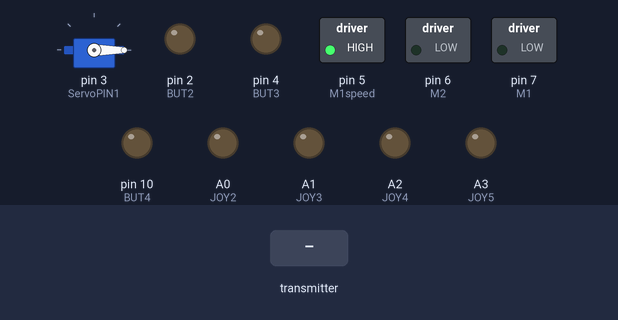
The sketch below on a simulated Arduino Mega 2560, built with avr-gcc and run on an emulated ATmega2560. Parts: servo, switched loads named in the sketch (green lamp = pin HIGH), output pins drawn as LEDs (lit = HIGH). Inputs (shaded band) come from the test bench. No radio packets arrive unless stated; what the sketch prints to the serial monitor is not drawn.

Above: at 2.2 s.
2.3 s: the transmitter starts sending joystick.0 = 0
At 3.5 s:
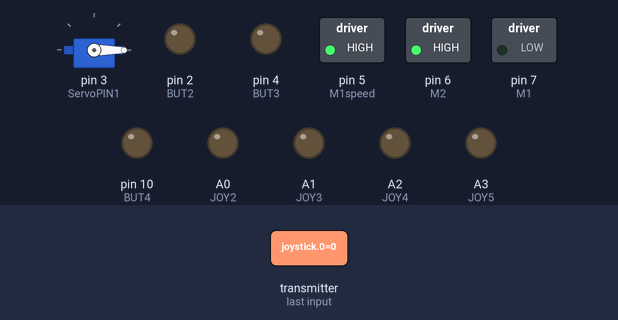
3.8 s: the transmitter starts sending joystick.1 = 256
At 4.7 s:
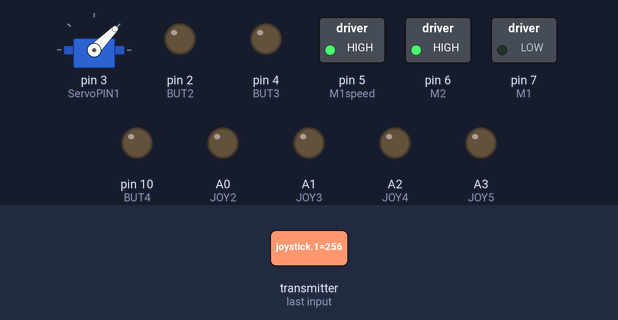
5.3 s: the transmitter starts sending joystick.0 = 256
At 5.8 s:
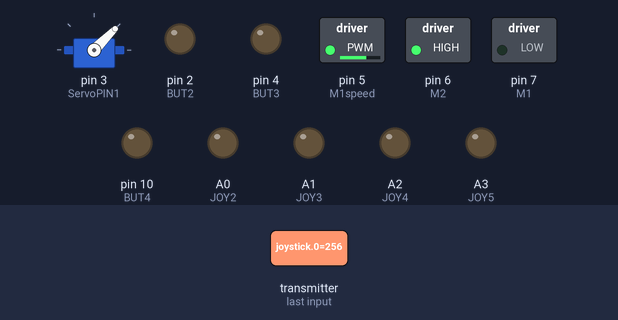
6.8 s: the transmitter starts sending joystick.1 = 0
At 8.0 s:
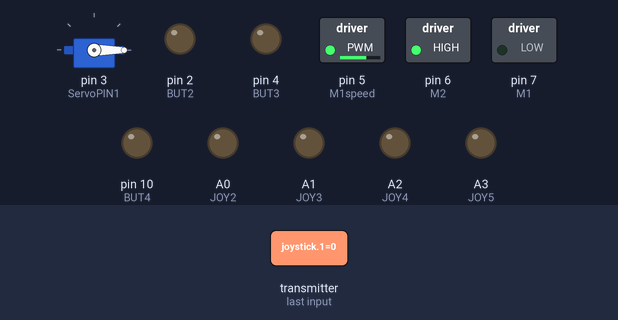
8.3 s: the transmitter starts sending joystick.0 = 512
At 9.3 s:
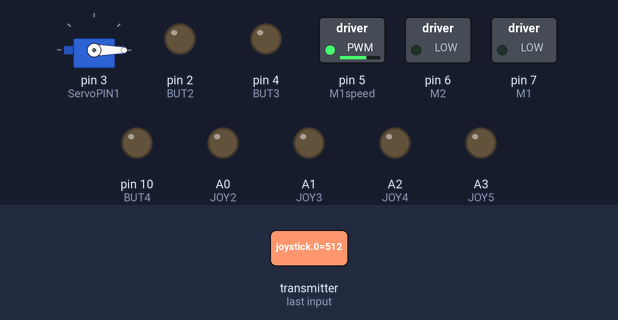
9.8 s: the transmitter starts sending joystick.0 = 0
At 10.4 s:
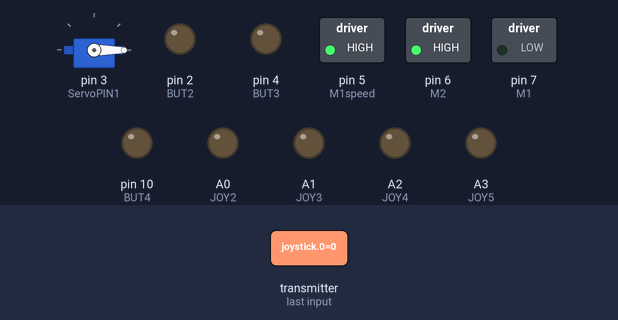
Timing chart, 0 to 12.3 s (numbered marks = the images above; inputs shaded):
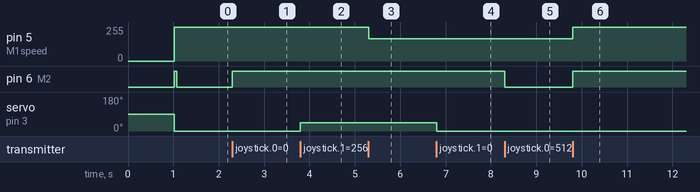

Measured:
- after the input at 2.3 s, pin 6 (M2): LOW → HIGH at once
- after the input at 3.8 s, servo on pin 3 (ServoPIN1): 0° → 45° at once
- after the input at 5.3 s, pin 5 (M1speed): 255/255 → 167/255 at once
- after the input at 6.8 s, servo on pin 3 (ServoPIN1): 45° → 0° at once
- after the input at 8.3 s, pin 6 (M2): HIGH → LOW at once
- after the input at 9.8 s, pin 5 (M1speed): 167/255 → 255/255 at once; pin 6 (M2): LOW → HIGH at once

The sketch:

receiver.ino
```cpp
// Ontvanger horende bij 5 boten zender; bootnummer staat vast, zie onderin.


/*-----( Import needed libraries )-----*/
#include <SPI.h>
#include <nRF24L01.h>
#include <RF24.h>
#include <Servo.h>
/*-----( Declare Constants and Pin Numbers )-----*/
#define SCK_PIN   52
#define Miso_PIN  50
#define Mosi_PIN  51
#define CSN_PIN    53
#define CE_PIN     9
#define M1         7
#define M2         6
#define ServoPIN1  3
#define M1speed    5

#define JOY2       A0
#define JOY3       A1
#define JOY4       A2
#define JOY5       A3

#define BUT0       0
#define BUT1       1
#define BUT2       2
#define BUT3       4
#define BUT4       10

#define Save
int failsave = 0;
#define Retries = 0;

// NOTE: the "LL" at the end of the constant is "LongLong" type
const uint64_t pipe = 0xC8E8F0F0E1LL; // Define the transmit pipe

/*-----( Declare objects )-----*/
RF24 radio(CE_PIN, CSN_PIN); // Create a Radio

Servo myservo1;  // create servo object to control servo1

/*-----( Declare Variables )-----*/
int joystick[11];  //4 element array holding Joystick readings
int Position1;    // variable to store the servo1 position
int roer;
int motor;
int butout1;
int butout2;
int failsafe = 0; //Interger failsafe, set to 0

void setup()   /****** SETUP: RUNS ONCE ******/
{
  Serial.begin(57600);
  delay(1000);
  Serial.println("Nrf24L01 Receiver Starting");
  radio.begin();
  radio.openReadingPipe(1,pipe);
  Serial.println("Zender gestart");
  radio.startListening();
  pinMode(M1, OUTPUT);
  pinMode(M2, OUTPUT);
  pinMode(BUT0, OUTPUT);
  pinMode(BUT1, OUTPUT);
  pinMode(BUT2, OUTPUT);
  pinMode(BUT3, OUTPUT);
  pinMode(BUT4, OUTPUT);

  pinMode(M1speed, OUTPUT);
  pinMode(JOY2, OUTPUT);
  pinMode(JOY3, OUTPUT);
  pinMode(JOY4, OUTPUT);
  pinMode(JOY5, OUTPUT);

  myservo1.attach(ServoPIN1);  // attaches the servo
}

//--(end setup )---

void loop()   /****** LOOP: RUNS CONSTANTLY ******/
{
  if ( radio.available() )
  {
    // Read the data payload until we've received everything
    bool done = false;
    while (!done)
    {
      done = radio.read( joystick, sizeof(joystick) );
      motor = (joystick[0]);
      roer = (joystick[1]);
      butout1 = (joystick[2]);
      butout2 = (joystick[3]);
      failsafe = 0;
      }
  }
  else
  {
      //Failsafe setup, every 5th transmit pipes is for this receiver. Ignore 4 reading pipes.
      failsafe = failsafe + 1; //count failsafe retries.
      //Serial.println(failsafe);
   }

//------------------------------------------
// Send data to functions
      motorrun(motor);
      roerout(roer);
      butout1run(butout1);
      butout2run(butout2);
      safe(failsafe); // call function failsafe, always run
//------------------------------------------
  }

void motorrun(int joystick){
     int speedset;
     if ((joystick <= 450) && (failsafe < 40))
                {
                digitalWrite (M1, LOW);
                digitalWrite (M2, HIGH);
                speedset = map(joystick, 0, 450, 255, 100);
                analogWrite(M1speed, speedset);
                }

     else if ((joystick >= 560) && (failsafe < 40))
                {
                digitalWrite (M1, HIGH);
                digitalWrite (M2, LOW);
                speedset = map(joystick, 560, 1023, 100, 255);
                analogWrite(M1speed, speedset);
                }

     else
                {
                digitalWrite(M1, LOW);
                digitalWrite(M2, LOW);
                }
                //Serial.println(speedset);
}

void butout1run(int test){

  if (test != 1)
                {
                digitalWrite(BUT1, LOW);
                }
     else
                {
                digitalWrite(BUT1, HIGH);
                }

}

void butout2run(int test){

  if (test != 1)
                {
                digitalWrite(BUT2, LOW);
                }
     else
                {
                digitalWrite(BUT2, HIGH);
                }

}

void roerout(int roerwaarde){
      if (roerwaarde <= 512)
                {
                Position1 = map(roerwaarde, 0, 512, 0, 90);
                myservo1.write(Position1);
                }

     else if (roerwaarde > 512)
                {
                Position1 = map(roerwaarde, 512, 1023, 90, 180);
                myservo1.write(Position1);
                }
}

void safe(int retries){
  if (retries > 40){
  Serial.println("failsafe mode"); //run failsafe functions
  }
}


//--(end main loop )---
```
